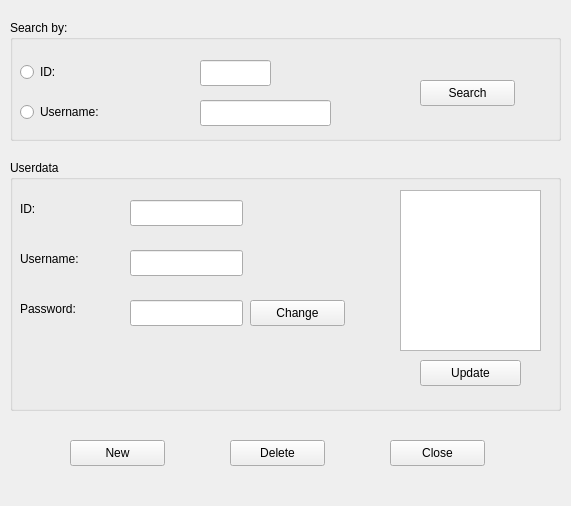
<?xml version="1.0" encoding="UTF-8"?>
<ui version="4.0">
 <class>MainWindow</class>
 <widget class="QMainWindow" name="MainWindow">
  <property name="geometry">
   <rect>
    <x>0</x>
    <y>0</y>
    <width>571</width>
    <height>506</height>
   </rect>
  </property>
  <property name="windowTitle">
   <string>Database Manager</string>
  </property>
  <widget class="QWidget" name="centralwidget">
   <widget class="QGroupBox" name="groupBox">
    <property name="geometry">
     <rect>
      <x>10</x>
      <y>20</y>
      <width>551</width>
      <height>121</height>
     </rect>
    </property>
    <property name="title">
     <string>Search by:</string>
    </property>
    <widget class="QRadioButton" name="radioButton_2">
     <property name="geometry">
      <rect>
       <x>10</x>
       <y>80</y>
       <width>171</width>
       <height>24</height>
      </rect>
     </property>
     <property name="text">
      <string>Username:</string>
     </property>
    </widget>
    <widget class="QRadioButton" name="radioButton">
     <property name="geometry">
      <rect>
       <x>10</x>
       <y>40</y>
       <width>171</width>
       <height>24</height>
      </rect>
     </property>
     <property name="text">
      <string>ID:</string>
     </property>
    </widget>
    <widget class="QPushButton" name="pushButton">
     <property name="geometry">
      <rect>
       <x>410</x>
       <y>60</y>
       <width>95</width>
       <height>26</height>
      </rect>
     </property>
     <property name="text">
      <string>Search</string>
     </property>
    </widget>
    <widget class="QLineEdit" name="lineEdit_4">
     <property name="geometry">
      <rect>
       <x>190</x>
       <y>40</y>
       <width>71</width>
       <height>26</height>
      </rect>
     </property>
    </widget>
    <widget class="QLineEdit" name="lineEdit_5">
     <property name="geometry">
      <rect>
       <x>190</x>
       <y>80</y>
       <width>131</width>
       <height>26</height>
      </rect>
     </property>
    </widget>
   </widget>
   <widget class="QGroupBox" name="groupBox_2">
    <property name="geometry">
     <rect>
      <x>10</x>
      <y>160</y>
      <width>551</width>
      <height>251</height>
     </rect>
    </property>
    <property name="title">
     <string>Userdata</string>
    </property>
    <widget class="QLabel" name="label">
     <property name="geometry">
      <rect>
       <x>10</x>
       <y>40</y>
       <width>101</width>
       <height>18</height>
      </rect>
     </property>
     <property name="text">
      <string>ID:</string>
     </property>
    </widget>
    <widget class="QLabel" name="label_2">
     <property name="geometry">
      <rect>
       <x>10</x>
       <y>90</y>
       <width>101</width>
       <height>18</height>
      </rect>
     </property>
     <property name="text">
      <string>Username:</string>
     </property>
    </widget>
    <widget class="QLabel" name="label_3">
     <property name="geometry">
      <rect>
       <x>10</x>
       <y>140</y>
       <width>101</width>
       <height>18</height>
      </rect>
     </property>
     <property name="text">
      <string>Password:</string>
     </property>
    </widget>
    <widget class="QLineEdit" name="lineEdit">
     <property name="geometry">
      <rect>
       <x>120</x>
       <y>40</y>
       <width>113</width>
       <height>26</height>
      </rect>
     </property>
     <property name="readOnly">
      <bool>true</bool>
     </property>
    </widget>
    <widget class="QLineEdit" name="lineEdit_2">
     <property name="geometry">
      <rect>
       <x>120</x>
       <y>90</y>
       <width>113</width>
       <height>26</height>
      </rect>
     </property>
     <property name="readOnly">
      <bool>true</bool>
     </property>
    </widget>
    <widget class="QLineEdit" name="lineEdit_3">
     <property name="geometry">
      <rect>
       <x>120</x>
       <y>140</y>
       <width>113</width>
       <height>26</height>
      </rect>
     </property>
     <property name="inputMethodHints">
      <set>Qt::ImhHiddenText|Qt::ImhNoAutoUppercase|Qt::ImhNoPredictiveText|Qt::ImhSensitiveData</set>
     </property>
     <property name="echoMode">
      <enum>QLineEdit::Password</enum>
     </property>
     <property name="readOnly">
      <bool>true</bool>
     </property>
    </widget>
    <widget class="QPushButton" name="pushButton_2">
     <property name="geometry">
      <rect>
       <x>240</x>
       <y>140</y>
       <width>95</width>
       <height>26</height>
      </rect>
     </property>
     <property name="text">
      <string>Change</string>
     </property>
    </widget>
    <widget class="QGraphicsView" name="graphicsView">
     <property name="geometry">
      <rect>
       <x>390</x>
       <y>30</y>
       <width>141</width>
       <height>161</height>
      </rect>
     </property>
    </widget>
    <widget class="QPushButton" name="pushButton_3">
     <property name="geometry">
      <rect>
       <x>410</x>
       <y>200</y>
       <width>101</width>
       <height>26</height>
      </rect>
     </property>
     <property name="text">
      <string>Update</string>
     </property>
    </widget>
   </widget>
   <widget class="QPushButton" name="pushButton_4">
    <property name="geometry">
     <rect>
      <x>70</x>
      <y>440</y>
      <width>95</width>
      <height>26</height>
     </rect>
    </property>
    <property name="text">
     <string>New</string>
    </property>
   </widget>
   <widget class="QPushButton" name="pushButton_6">
    <property name="geometry">
     <rect>
      <x>390</x>
      <y>440</y>
      <width>95</width>
      <height>26</height>
     </rect>
    </property>
    <property name="text">
     <string>Close</string>
    </property>
   </widget>
   <widget class="QPushButton" name="pushButton_5">
    <property name="geometry">
     <rect>
      <x>230</x>
      <y>440</y>
      <width>95</width>
      <height>26</height>
     </rect>
    </property>
    <property name="text">
     <string>Delete</string>
    </property>
   </widget>
  </widget>
 </widget>
 <resources/>
 <connections/>
</ui>
